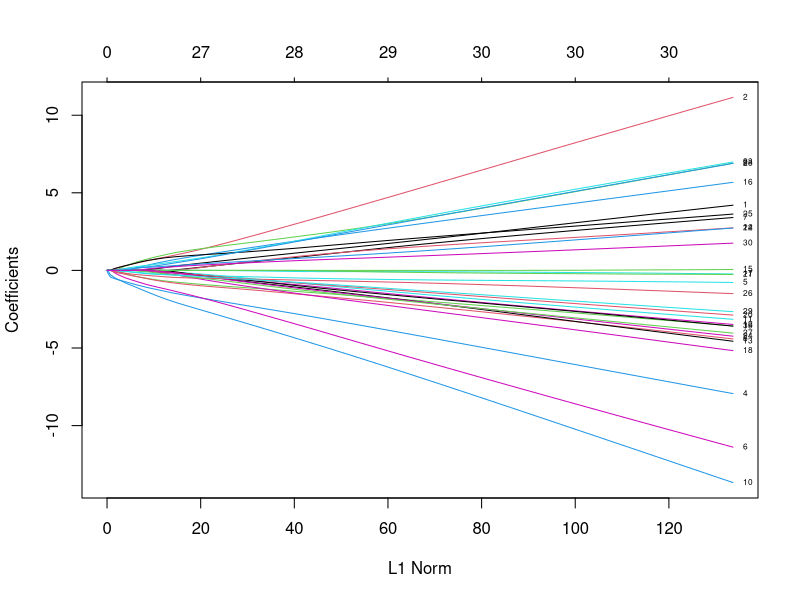
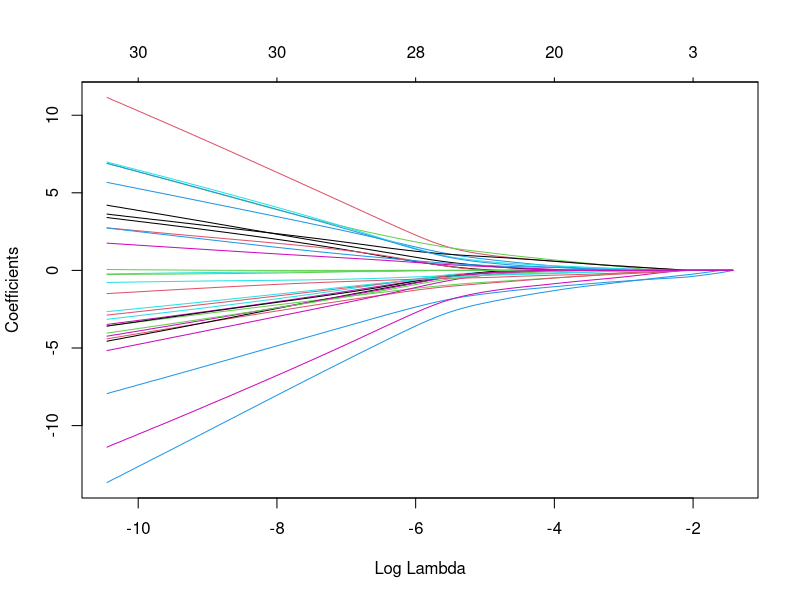
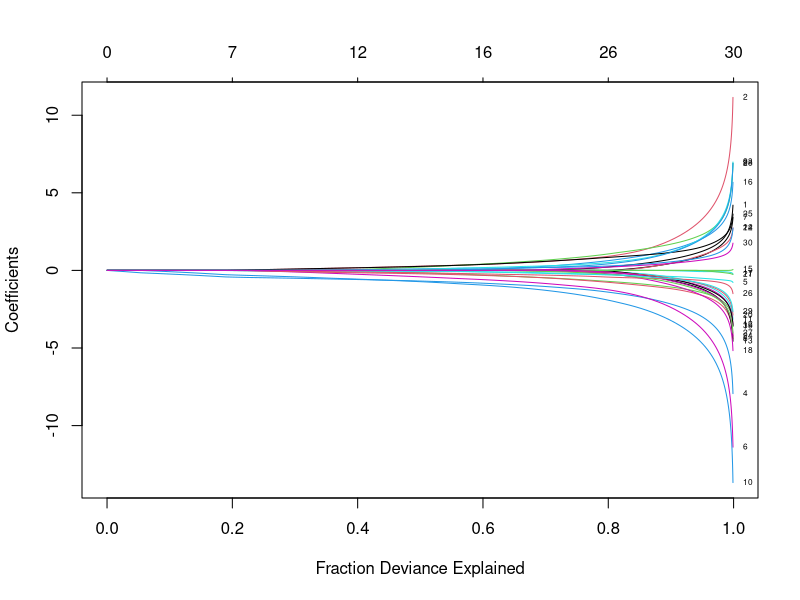
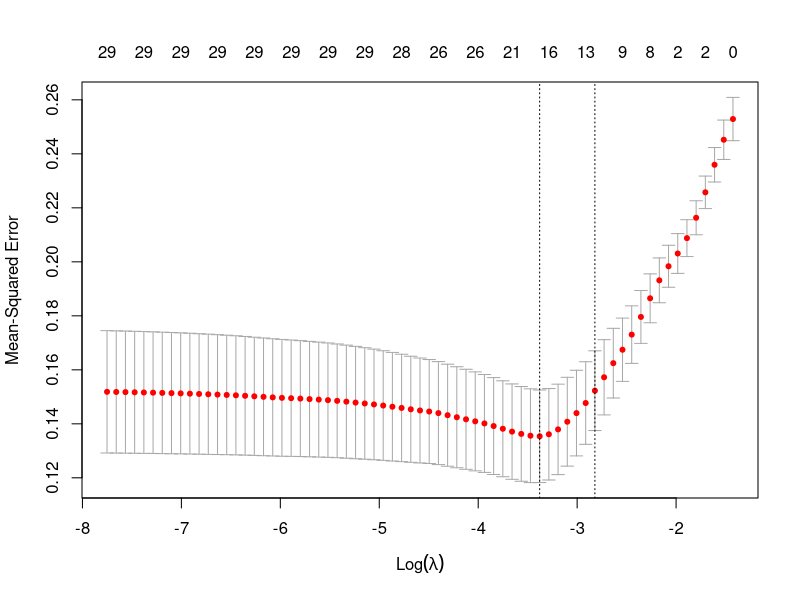
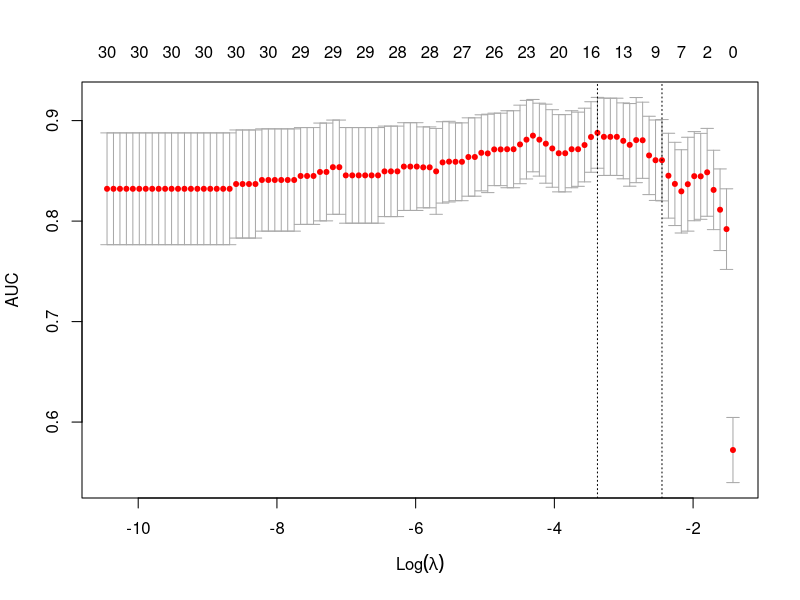
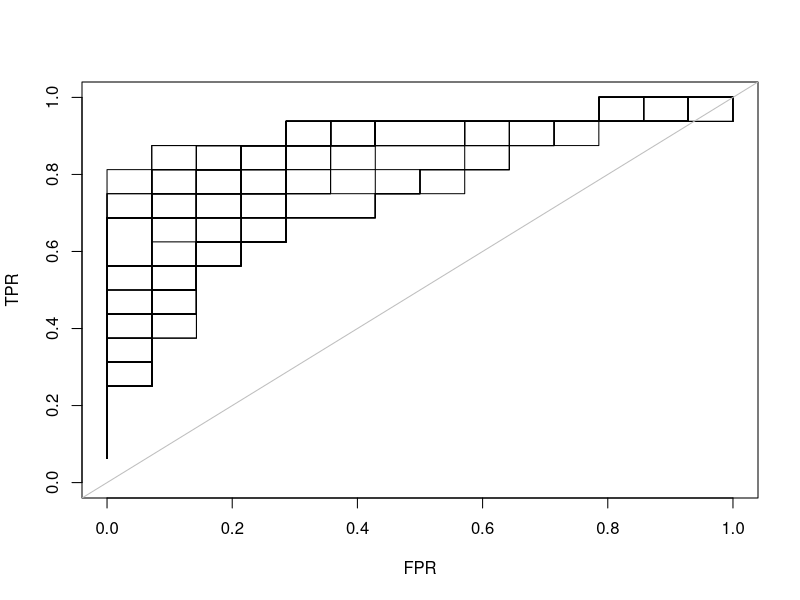
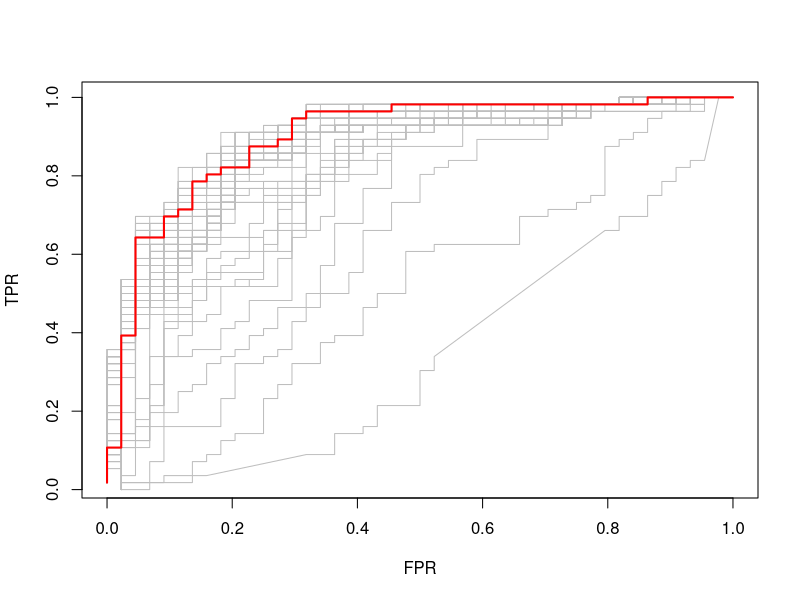
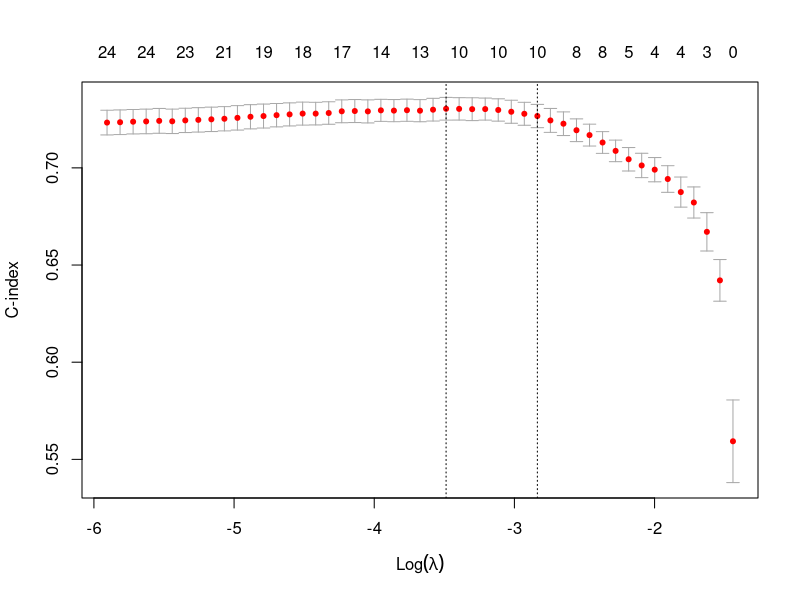

Reproduce these figures in R, in order.
## ---- chunk 1
library(glmnet)
## ---- chunk 2
data(BinomialExample)
x <- BinomialExample$x
y <- BinomialExample$y

dim(x)
class(x)
x[1:4,1:4]

class(y)
head(y)
## ---- chunk 3
fit <- glmnet(x, y, family = "binomial")
## ---- chunk 4
plot(fit,label = T)
## ---- chunk 5
plot(fit, xvar = "lambda")
## ---- chunk 6
plot(fit, xvar = "dev", label = TRUE)
## ---- chunk 7
print(fit) # 直接fit也可
## ---- chunk 8
coef(fit, s = 0.065380)
## ---- chunk 9
coef(fit, s = c(0.065380,0.078750))
## ---- chunk 10
# 可以看前面的print(fit)的结果，看看lambda的取值有哪些
any(fit$lambda == 0.08)
## ---- chunk 11
coef.apprx <- coef(fit, s = 0.08, exact = FALSE)
coef.exact <- coef(fit, s = 0.08, exact = TRUE, x=x, y=y)
cbind2(coef.exact[which(coef.exact != 0)], 
       coef.apprx[which(coef.apprx != 0)])
## ---- chunk 12
nx <- head(x) #随便准备的新的测试数据

predict(fit, newx = nx, s = c(0.065380,0.078750))
## ---- chunk 13
predict(fit, newx = nx, s = c(0.065380,0.078750), type = "response")
## ---- chunk 14
cvfit <- cv.glmnet(x, y)
## ---- chunk 15
plot(cvfit)
## ---- chunk 16
cvfit$lambda.min
cvfit$lambda.1se
## ---- chunk 17
cvfit1 <- cv.glmnet(x, y, family = "binomial", type.measure = "auc")
plot(cvfit1)
## ---- chunk 18
# 此时s不能同时使用多个值
coef(cvfit, s = "lambda.min")
coef(cvfit, s = "lambda.1se") # 这个是默认值
## ---- chunk 19
as.matrix(coef(cvfit))
## ---- chunk 20
predict(cvfit, newx = x[1:5,], s = "lambda.min")
## ---- chunk 21
# 简单定义一下，前50个是1，后50个是2
wts <-  c(rep(1,50), rep(2,50))
fit1 <- glmnet(x, y, alpha = 0.2, weights = wts, nlambda = 20)

print(fit1)
## ---- chunk 22
data(BinomialExample)
x <- BinomialExample$x
y <- BinomialExample$y
itrain <- 1:70 # 前70个作为训练集
fit <- glmnet(x[itrain, ], y[itrain], family = "binomial", nlambda = 6)

# 在测试集评估模型
assess.glmnet(fit, newx = x[-itrain, ], newy = y[-itrain])
## ---- chunk 23
glmnet.measures()
## ---- chunk 24
cfit <- cv.glmnet(x[itrain, ], y[itrain], family = "binomial", nlambda = 30)
assess.glmnet(cfit, newx = x[-itrain, ], newy = y[-itrain])
## ---- chunk 25
assess.glmnet(cfit, newx = x[-itrain, ],newy = y[-itrain], s = "lambda.min")
## ---- chunk 26
cfit <- cv.glmnet(x, y, family = "binomial", keep = TRUE, nlambda = 3)
assess.glmnet(cfit$fit.preval, newy = y, family = "binomial")
## ---- chunk 27
fit <- glmnet(x[itrain,], y[itrain], family = "binomial")

rocs <- roc.glmnet(fit, newx = x[-itrain,], newy=y[-itrain])
## ---- chunk 28
plot(rocs[[3]],type = "l",xlim=c(0,1),ylim=c(0,1))
invisible(sapply(rocs, lines)) # 把所有的ROC都画出来
abline(0,1,col="grey")
## ---- chunk 29
# 建立模型
cfit <- cv.glmnet(x, y, family = "binomial", type.measure = "auc", 
                  keep = TRUE)

# 计算画ROC曲线需要的数据
rocs <- roc.glmnet(cfit$fit.preval, newy = y)

class(rocs)
length(rocs)
dim(rocs[[1]])
head(rocs[[1]])
## ---- chunk 30
best <- cvfit$index["min",] # 提取AUC最大的lambda值
plot(rocs[[best]], type = "l") # 画出AUC最大的ROC曲线
invisible(sapply(rocs, lines, col="grey")) # 把所有的ROC都画出来
lines(rocs[[best]], lwd = 2,col = "red") # 把AUC最大的标红
## ---- chunk 31
data(MultinomialExample)
x <- MultinomialExample$x
y <- MultinomialExample$y
set.seed(101)
itrain <- sample(1:500, 400, replace = FALSE)
cfit <- cv.glmnet(x[itrain, ], y[itrain], family = "multinomial")

# 默认lambda值是lambda.1se
cnf <- confusion.glmnet(cfit, newx = x[-itrain, ], newy = y[-itrain]) 

print(cnf)
## ---- chunk 32
cfit <- cv.glmnet(x, y, family = "multinomial", type = "class", keep = TRUE)
cnf <- confusion.glmnet(cfit$fit.preval, newy = y, family = "multinomial")
best <- cfit$index["min",]
print(cnf[[best]])
## ---- chunk 33
data(BinomialExample)
x <- BinomialExample$x
y <- BinomialExample$y
fit <- bigGlm(x, y, family = "binomial", lower.limits = -1)
print(fit)
## ---- chunk 34
set.seed(101)
X <- matrix(rnorm(5), nrow = 5)
X2 <- sample(letters[1:3], 5, replace = TRUE)
X3 <- sample(LETTERS[1:3], 5, replace = TRUE)
df <- data.frame(X, X2, X3)
df
makeX(df) # 转换
## ---- chunk 35
makeX(df, sparse = TRUE)
## ---- chunk 36
Xn  <- X ; Xn[3,1] <- NA
X2n <- X2; X2n[1]  <- NA
X3n <- X3; X3n[5]  <- NA
dfn <- data.frame(Xn, X2n, X3n)
dfn
## ---- chunk 37
makeX(dfn,na.impute = T)
## ---- chunk 38
fit <- glmnet(x, y, trace.it = TRUE)
## ---- chunk 39
fit <- cv.glmnet(x, y, trace.it = TRUE)
## ---- chunk 40
library(glmnet)
library(survival)

data(CoxExample)
x <- CoxExample$x
y <- CoxExample$y

# 查看y的数据格式
y[1:5, ]
## ---- chunk 41
fit <- glmnet(x, y, family = "cox")
## ---- chunk 42
set.seed(1)
cvfit <- cv.glmnet(x, y, family = "cox", type.measure = "C")

print(cvfit)
## ---- chunk 43
plot(cvfit)
## ---- chunk 44
# 把1000个观测分5层
strata <- rep(1:5, length.out = 1000)
y2 <- stratifySurv(y, strata) # 对y进行分层
str(y2[1:6])
## ---- chunk 45
fit <- glmnet(x, y2, family = "cox")

cv.fit <- cv.glmnet(x, y2, family = "cox", nfolds = 5)
plot(cv.fit)
## ---- chunk 46
data(CoxExample)
x <- CoxExample$x
y <- CoxExample$y

y <- Surv(y[,1],y[,2]) # 需要用Surv转换格式

fit <- glmnet(x, y, family = "cox")
survival::survfit(fit, s = 0.05, x = x, y = y)
## ---- chunk 47
plot(survival::survfit(fit, s = 0.05, x = x, y = y))
## ---- chunk 48
plot(survival::survfit(fit, s = 0.05, x = x, y = y, newx = x[1:3, ]))
